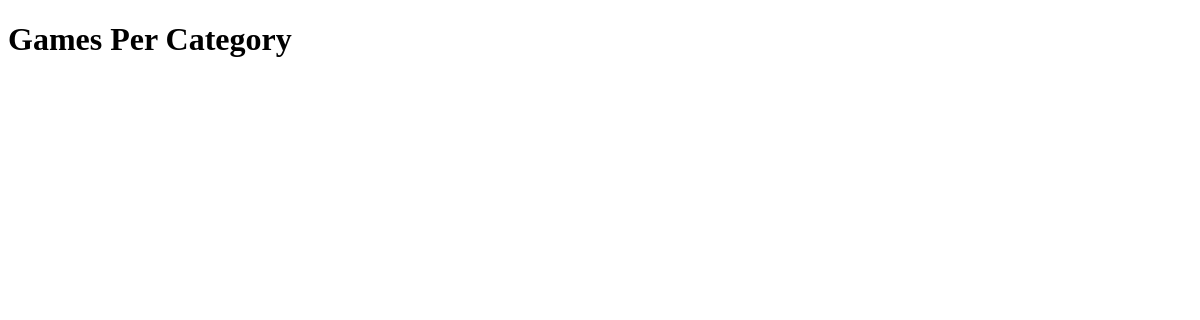
The app's page /reports/gamespercategory, older data.
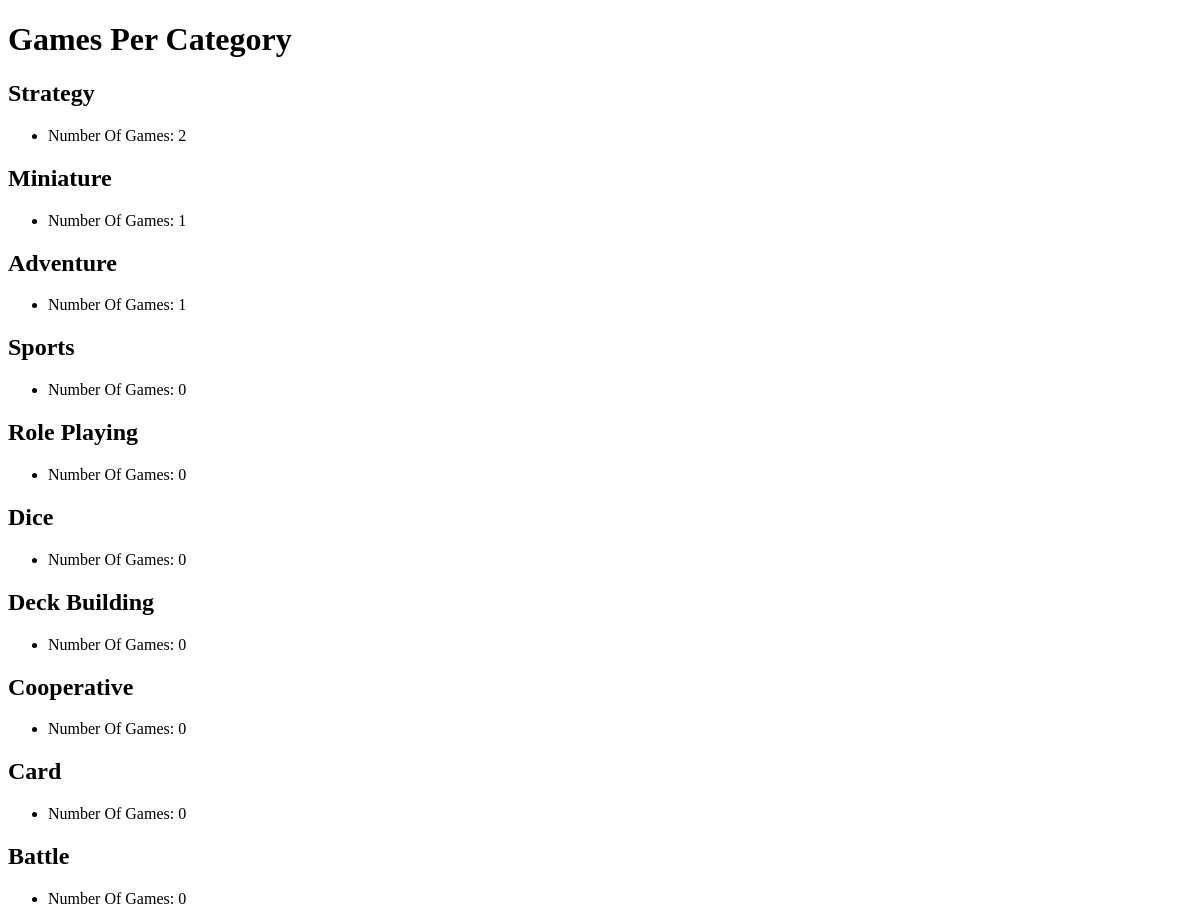
The same page, newer data.
### gamerraterapi/models/category.py (models this page shows)
class Category(models.Model):
    label = models.CharField(max_length=50)

### gamerraterreports/views/datareports/gamespercategory.py (the view)
# urls.py: path('reports/gamespercategory', gamespercategory_list),
def gamespercategory_list(request):
    if request.method == 'GET':
        with sqlite3.connect(Connection.db_path) as conn:
            conn.row_factory = sqlite3.Row
            db_cursor = conn.cursor()
            db_cursor.execute("""
                SELECT c.label CategoryLabel,
                    Count(gc.game_id) NumOfGames
                From gamerraterapi_category c
                    Left Join gamerraterapi_gamecategory gc On gc.category_id = c.id
                    Group by CategoryLabel
                    Order By NumOfGames Desc
            """)
            dataset = db_cursor.fetchall()
        template = 'list_games_per_category.html'
        context = {
            'gamespercategory_list': dataset
        }
        return render(request, template, context)

### gamerraterreports/templates/list_games_per_category.html (shortened to what this page needs)
{% load static %}
<!DOCTYPE html>
<html>
    <head>
    </head>
    <body>
        <h1>Games Per Category</h1>
        {% for category in gamespercategory_list %}
                    <h2>{{ category.CategoryLabel }}</h2>
        <ul>
            <li>
                    <div>Number Of Games: {{ category.NumOfGames }}</div>
            </li>
        </ul>
        {% endfor %}
    </body>
</html>

Row changes from the older to the newer data that the page shows:
added Category: CategoryLabel "Strategy", NumOfGames "2"
added Category: CategoryLabel "Miniature", NumOfGames "1"
added Category: CategoryLabel "Adventure", NumOfGames "1"
added Category: CategoryLabel "Sports", NumOfGames "0"
added Category: CategoryLabel "Role Playing", NumOfGames "0"
added Category: CategoryLabel "Dice", NumOfGames "0"
added Category: CategoryLabel "Deck Building", NumOfGames "0"
added Category: CategoryLabel "Cooperative", NumOfGames "0"
added Category: CategoryLabel "Card", NumOfGames "0"
added Category: CategoryLabel "Battle", NumOfGames "0"
